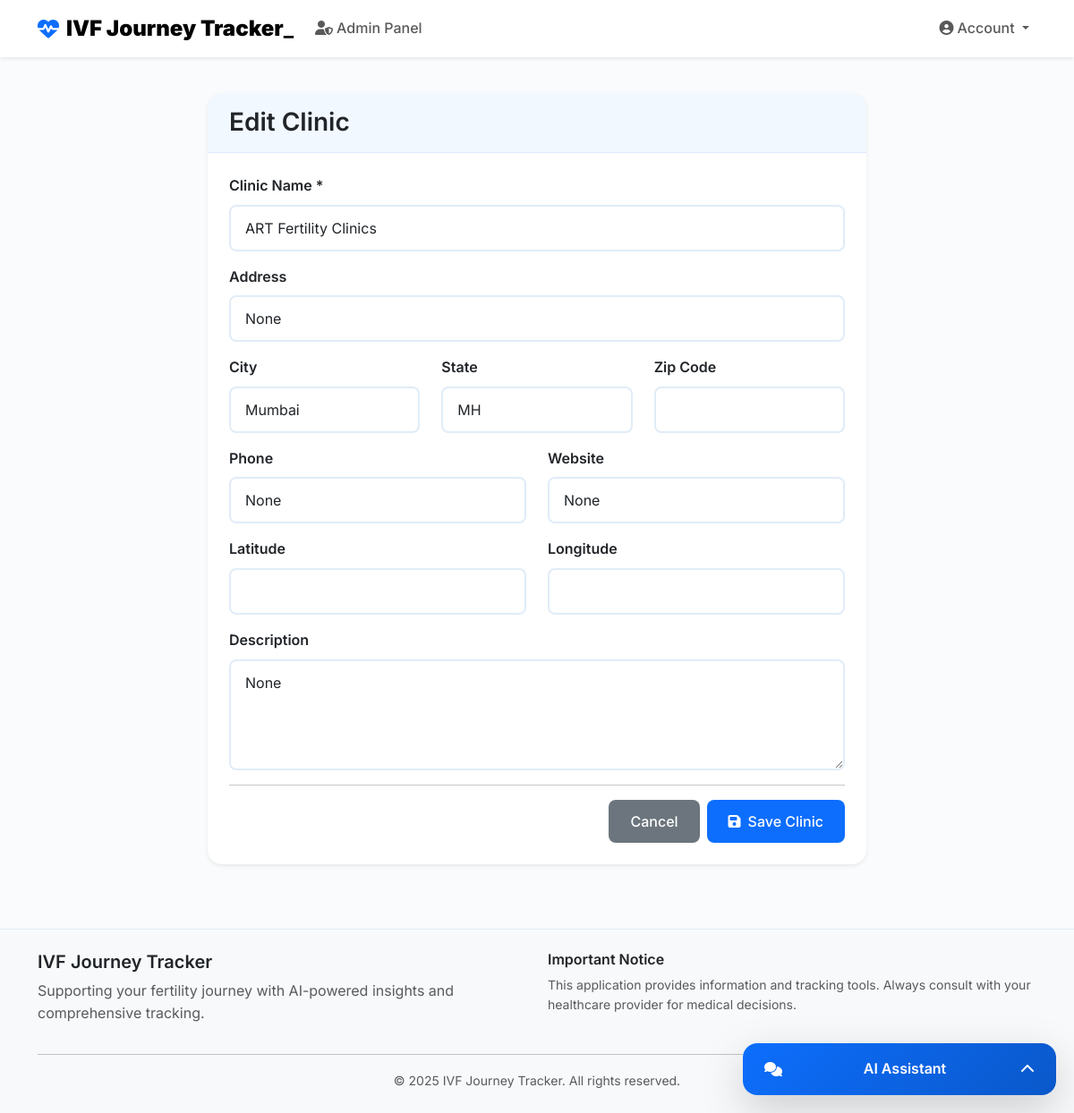
Before: /admin/clinic/edit/19 (signed in) with the older database file.
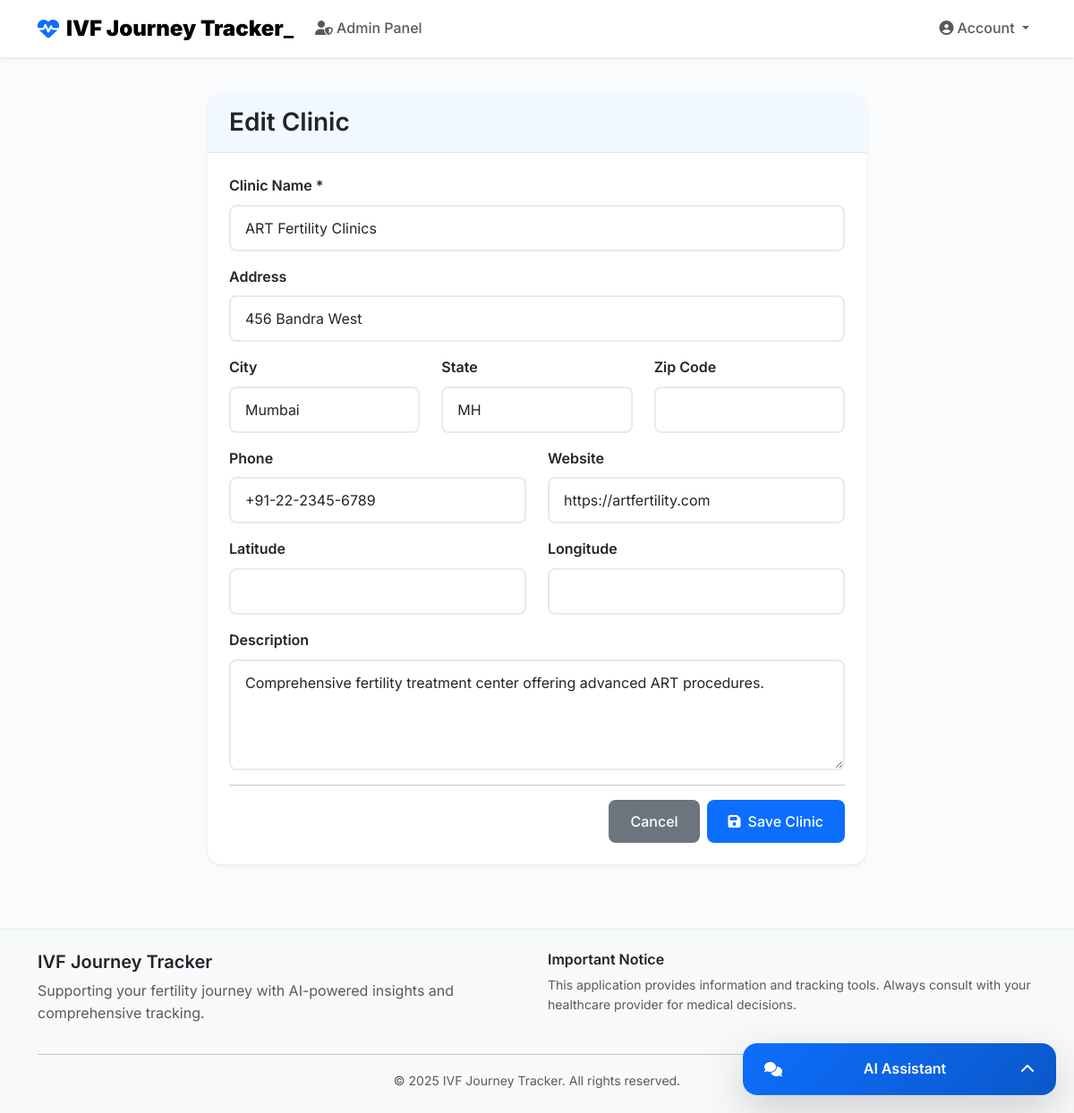
After: the same page with the newer database file.
### models.py (models this page shows, shortened)
class Clinic(db.Model):
    __tablename__ = 'clinic' # <-- CRITICAL FIX: Explicit table name added
    id = db.Column(db.Integer, primary_key=True)
    name = db.Column(db.String(100), nullable=False)
    state = db.Column(db.String(100), nullable=False)
    city = db.Column(db.String(100), nullable=False)
    address = db.Column(db.String(255))
    contact_number = db.Column(db.String(20))
    phone = db.Column(db.String(20))
    website = db.Column(db.String(255))
    description = db.Column(db.Text)
    doctors = db.relationship('User', backref='clinic', lazy='dynamic') # References 'user' table via clinic_id foreign key

### main.py (the view, shortened to what this page needs)
@app.route('/admin/clinic/edit/<int:clinic_id>', methods=['GET', 'POST'])
@admin_required
def edit_clinic(clinic_id):
    user = User.query.get(session['user_id'])
    clinic = Clinic.query.get_or_404(clinic_id)
    return render_template('admin_clinic_form.html', user=user, clinic=clinic, title="Edit Clinic")

### main.py (called while the page is built)
def admin_required(f):
    @wraps(f)
    def wrapper(*args, **kwargs):
        if 'user_id' not in session or session.get('user_type') != 'admin':
            flash('You do not have permission to access this page.', 'error')
            return redirect(url_for('index'))
        return f(*args, **kwargs)
    return wrapper

### templates/admin_clinic_form.html (shortened to what the changed rows need)
{% extends "base.html" %}
{% block head %}
    <link href="https://cdn.jsdelivr.net/npm/bootstrap@5.3.0/dist/css/bootstrap.min.css" rel="stylesheet">
    <link rel="stylesheet" href="https://cdnjs.cloudflare.com/ajax/libs/font-awesome/6.4.0/css/all.min.css">
    <link rel="stylesheet" href="https://unpkg.com/leaflet@1.9.4/dist/leaflet.css"/>
    <link rel="stylesheet" href="{{ url_for('static', filename='css/base.style.css') }}">
    <link rel="stylesheet" href="{{ url_for('static', filename='css/admin_clinic_form.style.css') }}">
{% endblock %}
{% block content %}
<div class="container py-4">
    <div class="row justify-content-center">
        <div class="col-lg-8">
            <div class="card">
                <div class="card-body">
                    <form method="POST">
                        <div class="mb-3">
                            <label for="name" class="form-label">Clinic Name *</label>
                            <input type="text" class="form-control" id="name" name="name" value="{{ clinic.name if clinic else '' }}" required>
                        </div>
                        <div class="mb-3">
                            <label for="address" class="form-label">Address</label>
                            <input type="text" class="form-control" id="address" name="address" value="{{ clinic.address if clinic else '' }}">
                        </div>
                        <div class="row">
                            <div class="col-md-4 mb-3">
                                <label for="city" class="form-label">City</label>
                                <input type="text" class="form-control" id="city" name="city" value="{{ clinic.city if clinic else '' }}">
                            </div>
                            <div class="col-md-4 mb-3">
                                <label for="state" class="form-label">State</label>
                                <input type="text" class="form-control" id="state" name="state" value="{{ clinic.state if clinic else '' }}">
                            </div>
                        </div>
                        <div class="row">
                            <div class="col-md-6 mb-3">
                                <label for="phone" class="form-label">Phone</label>
                                <input type="tel" class="form-control" id="phone" name="phone" value="{{ clinic.phone if clinic else '' }}">
                            </div>
                            <div class="col-md-6 mb-3">
                                <label for="website" class="form-label">Website</label>
                                <input type="url" class="form-control" id="website" name="website" value="{{ clinic.website if clinic else '' }}" placeholder="https://example.com">
                            </div>
                        </div>
                        <div class="mb-3">
                            <label for="description" class="form-label">Description</label>
                            <textarea class="form-control" id="description" name="description" rows="4" placeholder="Enter a description for the clinic">{{ clinic.description if clinic else '' }}</textarea>
                        </div>
                    </form>
                </div>
            </div>
        </div>
    </div>
</div>
{% endblock %}

Changed rows visible on the page:
changed Clinic "ART Fertility Clinics": address "None" → "456 Bandra West"; phone "None" → "+91-22-2345-6789"; website "None" → "https://artfertility.com"; description "None" → "Comprehensive fertility treatment center offering advanced ART procedures."
